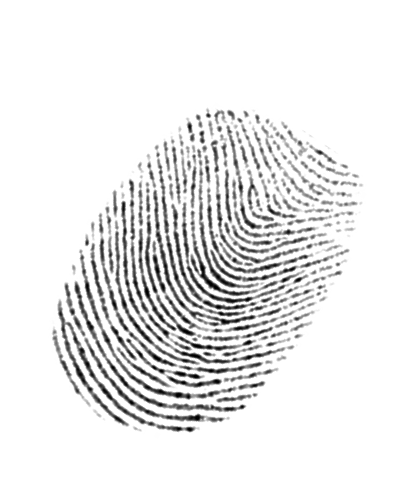
#> input picture images/01_m145deg.bmp, 400 x 500 px
$ python fp-contours.py   (Python 2 division)   (older library calls are emulated)
#> lines starting #> are read from the running program, lines starting #| are printed output that depends on the picture; after the words box and inside, x2 and y2 are one past the last pixel; in counts of white or black regions, pixels touching at a corner belong together
import cv2
import numpy as np
from math import sqrt

def distance(a, b):
	dist = sqrt((a[0]-b[0])**2 + (a[1]-b[1])**2)
	return dist

def get_rectangle_dimentions(box, angle):
	#receives two values, return height = largest number and width = smallest
	side_a = distance(box[0], box[1])
	side_b = distance(box[1], box[2])

	#calculate w and h
	if side_a > side_b:
		h = side_a
		w = side_b
	else:
		h = side_b
		w = side_a

	#calculate angle
	if side_a < side_b:
		ret_angle = 90.00 + angle
	else:
		ret_angle = angle

	return w,h, ret_angle

def fix_rotation(img):
	fp_contour = get_fingerprint_contour(img)
	rect = cv2.minAreaRect(fp_contour)
	box = cv2.boxPoints(rect)
	w,h,angle = get_rectangle_dimentions(box, rect[2])

	rotations = []
	rows,cols = img.shape[0], img.shape[1]

	# Obtener la imagen rotada 1/2
	M = cv2.getRotationMatrix2D((cols/2,rows/2),angle,1)
	img_rot = cv2.warpAffine(img,M,(cols,rows))
	img_crop = crop_min_area_rect(img_rot,box,M)
	rotations.append(img_crop)

	# Obtener la imagen rotada 2/2
	M = cv2.getRotationMatrix2D((cols/2,rows/2),angle+180,1)
	img_rot = cv2.warpAffine(img,M,(cols,rows))
	img_crop = crop_min_area_rect(img_rot,box,M)
	rotations.append(img_crop)


	return rotations

def get_fingerprint_contour(img):
	kernel = cv2.getStructuringElement(cv2.MORPH_ELLIPSE, (36,36))

	#Use the inverse image
	img = cv2.bitwise_not(img)
	# Otsu-s is the best for TH because of bimodal histogram
	ret,img = cv2.threshold(img, 127, 255,cv2.THRESH_BINARY + cv2.THRESH_OTSU)
	#cv2.imshow('th', img)
	# make fingerprint bigger so we can generate only one contour (retr external)
	img = cv2.dilate(img, kernel, iterations = 1)
	_, contours, hierarchy = cv2.findContours(img, cv2.RETR_EXTERNAL, cv2.CHAIN_APPROX_SIMPLE)
	#cv2.imshow('dilate', img)
	# Find the index of the largest contour
	areas = []
	for c in contours:
		areas.append(cv2.contourArea(c))
	max_index = np.argmax(areas)
	largest_area = contours[max_index]

	return largest_area

def crop_min_area_rect(img,box,M):

	# rotate bounding box
	pts = np.int0(cv2.transform(np.array([box]), M))[0]
	pts[pts < 0] = 0

	# get min and max values for x and y
	min_val = np.amin(pts, axis=0)
	max_val = np.amax(pts, axis=0)

	# crop
	img_crop = img[min_val[1]:max_val[1], min_val[0]:max_val[0]]

	return img_crop

def copy_image_centered(small, big):
	# paste small img in the center of big
	x_pos = (big.shape[1] / 2) - (small.shape[1] / 2)
	y_pos = (big.shape[0] / 2) - (small.shape[0] / 2)
	big[y_pos:y_pos + small.shape[0], x_pos:x_pos + small.shape[1]] = small
	return big

#def save_image(image):


########################################################################
# MAIN
########################################################################

#https://www.packtpub.com/books/content/fingerprint-detection-using-opencv-3

original = cv2.imread('images/01_m145deg.bmp',1)
#> original is the input picture: shape (500, 400, 3); min 0, max 255, mean 234.2
original = cv2.cvtColor(original,cv2.COLOR_BGR2GRAY)
#> original: shape (500, 400)

#create new blank image
work_img = np.zeros((original.shape[0]*2, original.shape[1]*2,3), np.uint8)
work_img[:] = (255,255,255)
work_img = cv2.cvtColor(work_img,cv2.COLOR_BGR2GRAY)

work_img = copy_image_centered(original, work_img)
#> in copy_image_centered, `big[y_pos:y_pos + small.shape[0], x_pos:x_pos + small.shape[1]] = small`:
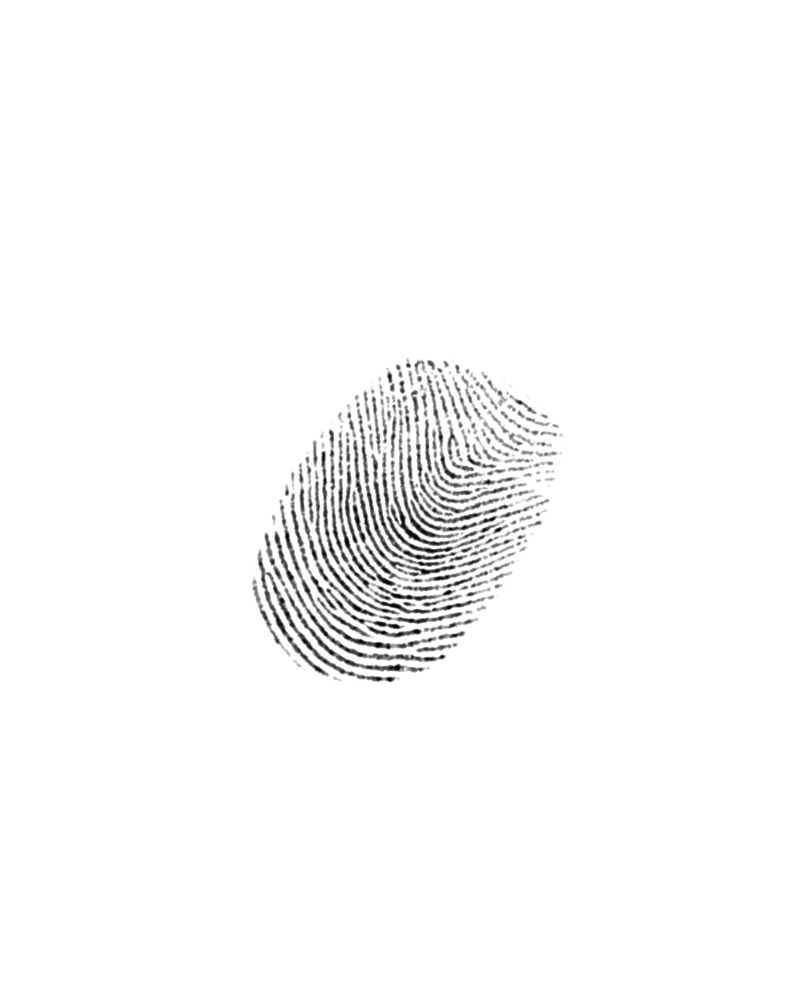
#> big: shape (1000, 800); min 0, max 255, mean 249.8
rotated = fix_rotation(work_img)
#> in get_fingerprint_contour, `ret,img = cv2.threshold(img, 127, 255,cv2.THRESH_BINARY + cv2.THRESH_O..`:
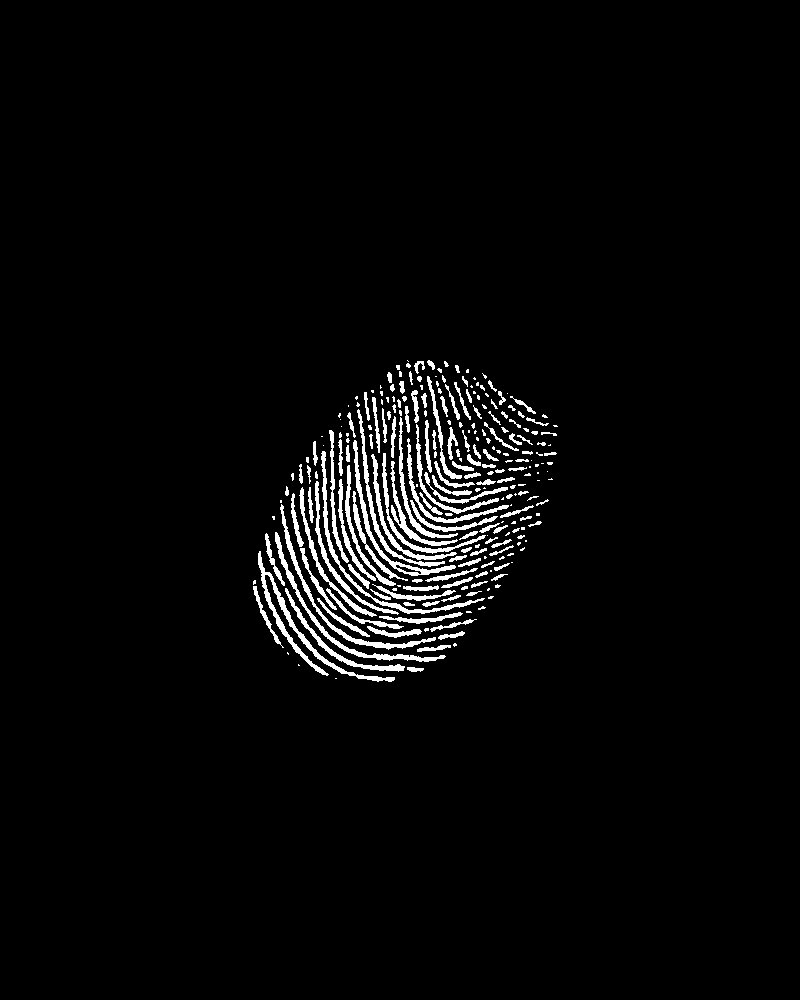
#> img: shape (1000, 800); 3.1% white; 256 white regions (113 under 20 px), largest, box (x1, y1, x2, y2) and area: (258, 551, 395, 682) 1414, (275, 532, 446, 662) 1028, (321, 451, 485, 614) 1010
#> in get_fingerprint_contour, `ret,img = cv2.threshold(img, 127, 255,cv2.THRESH_BINARY + cv2.THRESH_O..`: ret = 72
#> in get_fingerprint_contour, `img = cv2.dilate(img, kernel, iterations = 1)`:
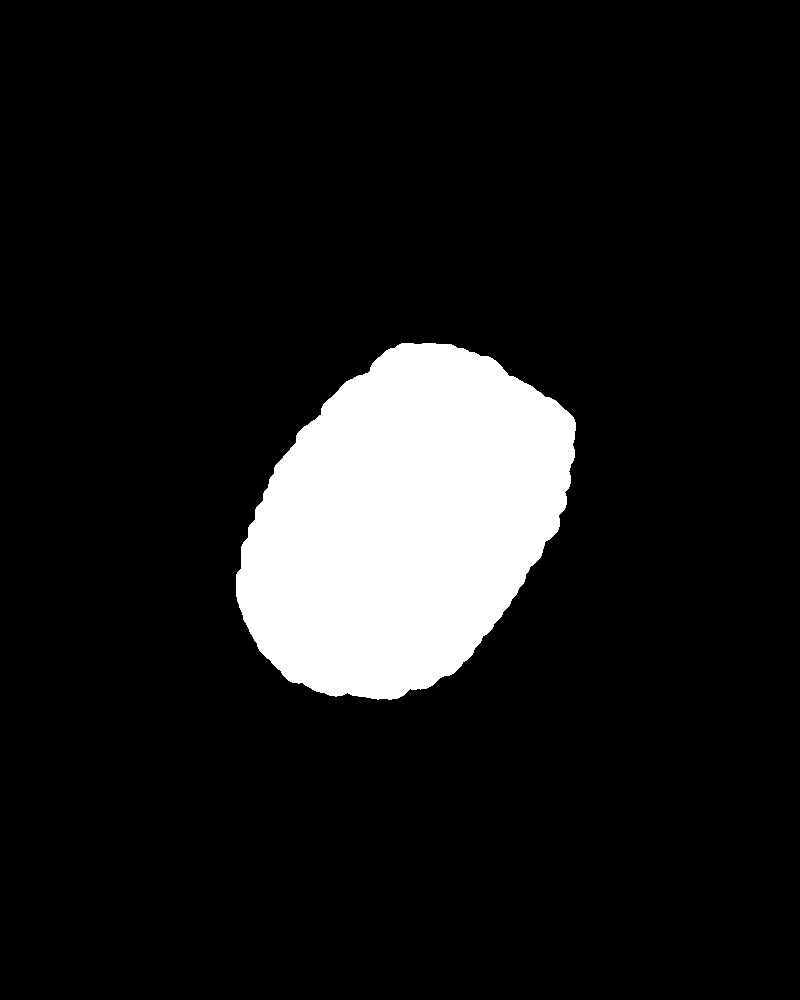
#> img: shape (1000, 800); 10.7% white; 1 white region
#> in get_fingerprint_contour, `_, contours, hierarchy = cv2.findContours(img, cv2.RETR_EXTERNAL, cv2...`: contours = 1 contour; box (x1, y1, x2, y2) and area: (236, 343, 576, 700) 85444
#> the loop in get_fingerprint_contour, `for c in contours:` made 1 pass
#> after the loop in get_fingerprint_contour, `for c in contours:`: areas = [85443.5]
#> in get_fingerprint_contour, `max_index = np.argmax(areas)`: max_index = 0
#> in get_fingerprint_contour, `largest_area = contours[max_index]`: largest_area = contour of 419 points, box (x1, y1, x2, y2) (236, 343, 576, 700), area 85444
#> in fix_rotation, `fp_contour = get_fingerprint_contour(img)`: fp_contour has the same summary as largest_area in get_fingerprint_contour
#> in fix_rotation, `rect = cv2.minAreaRect(fp_contour)`: rect = ((398.8, 524.8), (381.1, 272.4), -56.31)
#> in fix_rotation, `box = cv2.boxPoints(rect)`: box = [[406.4, 758.9], [179.8, 607.8], [391.2, 290.8], [617.8, 441.8]]
#> in distance, `dist = sqrt((a[0]-b[0])**2 + (a[1]-b[1])**2)`: dist = 272.4
#> in get_rectangle_dimentions, `side_b = distance(box[1], box[2])`: side_b = 381.1
#> in get_rectangle_dimentions, `w = side_a`: w = 272.4
#> in fix_rotation, `w,h,angle = get_rectangle_dimentions(box, rect[2])`: h = 381.1; angle = 33.69
#> in fix_rotation, `M = cv2.getRotationMatrix2D((cols/2,rows/2),angle,1)`: M = [[0.832, 0.555, -210.2], [-0.555, 0.832, 305.9]]
#> in fix_rotation, `img_rot = cv2.warpAffine(img,M,(cols,rows))`:
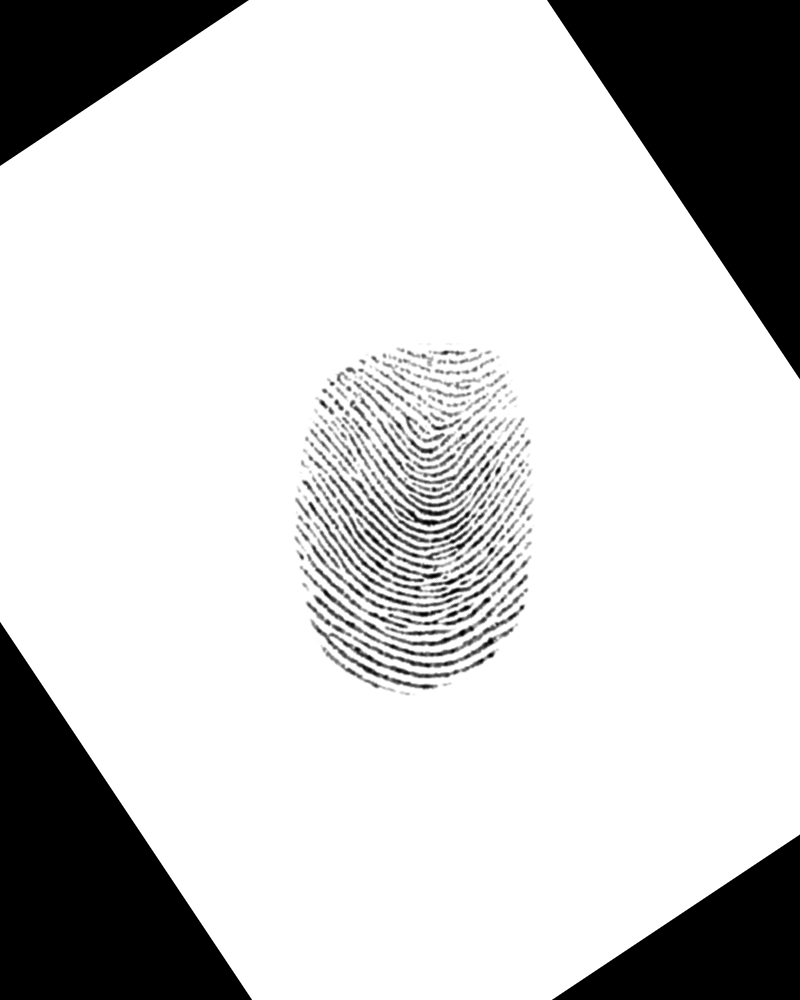
#> img_rot: shape (1000, 800); min 0, max 255, mean 206.2
#> in crop_min_area_rect, `pts = np.int0(cv2.transform(np.array([box]), M))[0]`: pts = [[548, 711], [276, 711], [276, 330], [548, 330]]
#> in crop_min_area_rect, `min_val = np.amin(pts, axis=0)`: min_val = [276, 330]
#> in crop_min_area_rect, `max_val = np.amax(pts, axis=0)`: max_val = [548, 711]
#> in crop_min_area_rect, `img_crop = img[min_val[1]:max_val[1], min_val[0]:max_val[0]]`:
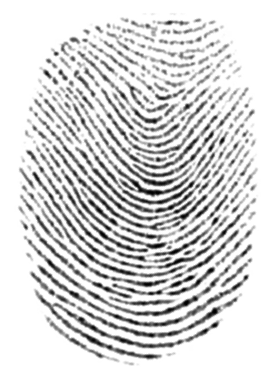
#> img_crop: shape (381, 272); min 0, max 255, mean 214.8
#> in fix_rotation, `M = cv2.getRotationMatrix2D((cols/2,rows/2),angle+180,1)`: M = [[-0.832, -0.555, 1010.2], [0.555, -0.832, 694.1]]
#> in fix_rotation, `img_rot = cv2.warpAffine(img,M,(cols,rows))`:
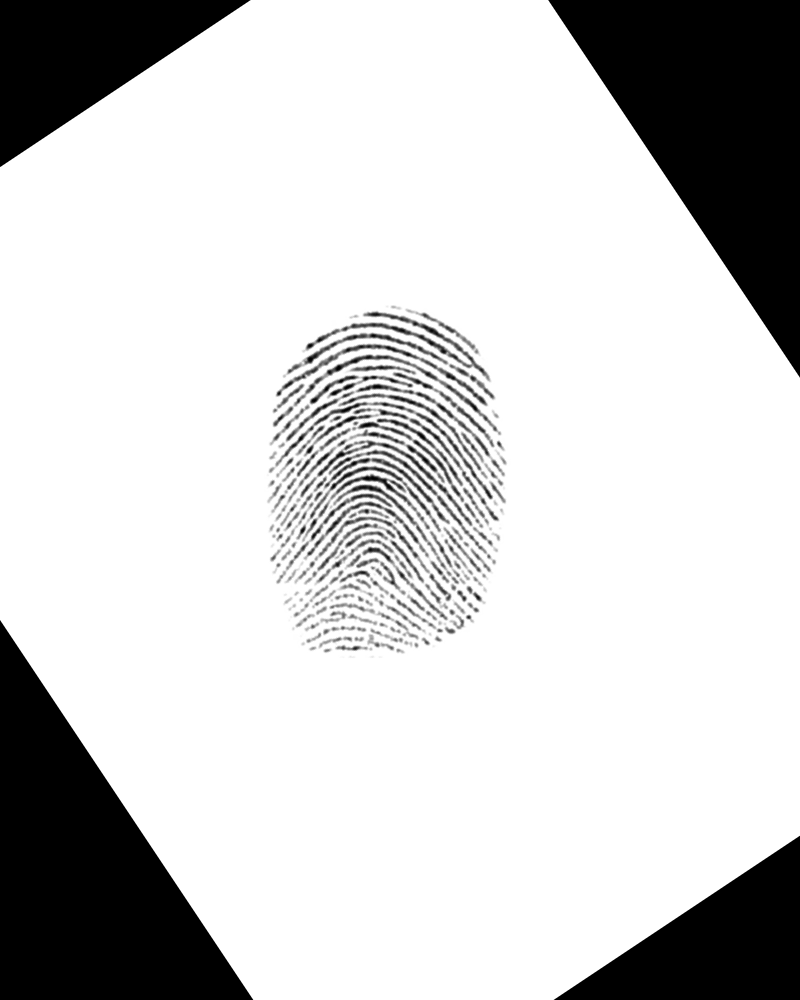
#> img_rot: shape (1000, 800); min 0, max 255, mean 206.2
#> in crop_min_area_rect (call 2), `pts = np.int0(cv2.transform(np.array([box]), M))[0]`: pts = [[251, 288], [523, 288], [523, 669], [251, 669]]
#> in crop_min_area_rect (call 2), `min_val = np.amin(pts, axis=0)`: min_val = [251, 288]
#> in crop_min_area_rect (call 2), `max_val = np.amax(pts, axis=0)`: max_val = [523, 669]
#> in crop_min_area_rect (call 2), `img_crop = img[min_val[1]:max_val[1], min_val[0]:max_val[0]]`:
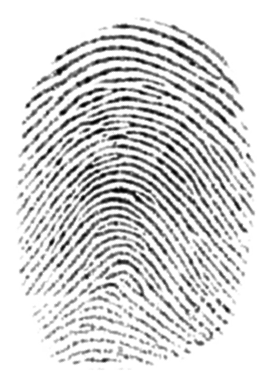
#> img_crop: shape (381, 272); min 0, max 255, mean 214.8
#> rotated = 2 items


cv2.imshow('original',original)
#cv2.imshow('big',work_img)
cv2.imshow('rotated 1', rotated[0])
cv2.imshow('rotated 2', rotated[1])
cv2.waitKey(0)
cv2.destroyAllWindows()

$ run again, with images/01.bmp copied over images/01_m145deg.bmp
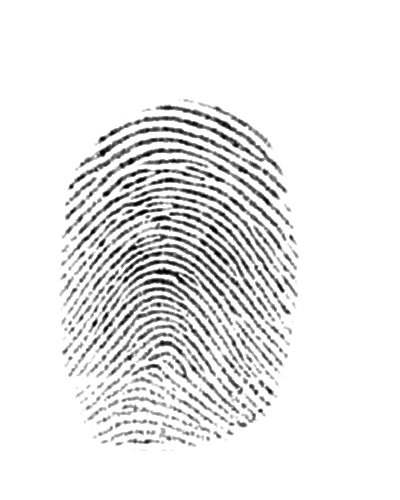
#> input picture images/01.bmp, 400 x 500 px
#> original is the input picture: shape (500, 400, 3); min 0, max 255, mean 234.3
#> original: shape (500, 400)
#> in get_fingerprint_contour, `ret,img = cv2.threshold(img, 127, 255,cv2.THRESH_BINARY + cv2.THRESH_O..`:
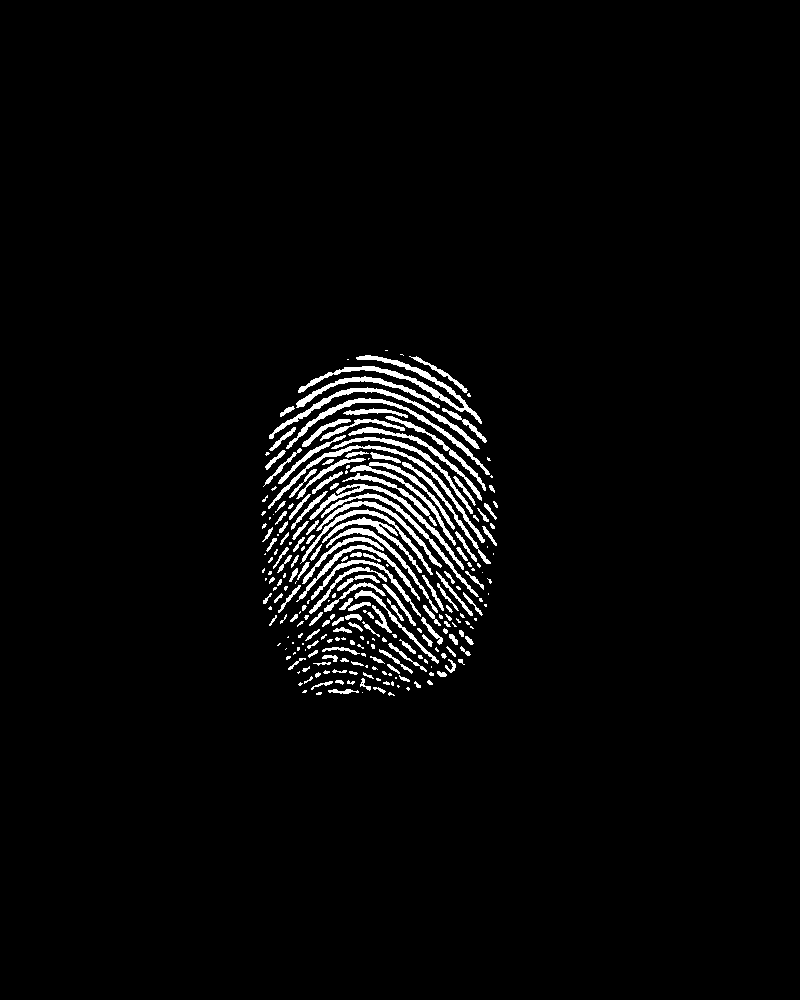
#> img: shape (1000, 800); 3.2% white; 249 white regions (104 under 20 px), largest, box (x1, y1, x2, y2) and area: (298, 355, 482, 424) 1447, (269, 387, 480, 449) 1046, (268, 445, 485, 543) 1035
#> ret = 72
#> contours = 1 contour; box (x1, y1, x2, y2) and area: (244, 333, 516, 714) 85481
#> the loop in get_fingerprint_contour, `for c in contours:` made 1 pass
#> after the loop in get_fingerprint_contour, `for c in contours:`: areas = [85481]
#> max_index = 0
#> largest_area = contour of 424 points, box (x1, y1, x2, y2) (244, 333, 516, 714), area 85481
#> fp_contour has the same summary as largest_area in get_fingerprint_contour
#> rect = ((379.5, 523), (380, 271), -90)
#> box = [[515, 713], [244, 713], [244, 333], [515, 333]]
#> dist = 271
#> side_b = 380
#> in get_rectangle_dimentions, `w = side_a`: w = 271
#> in fix_rotation, `w,h,angle = get_rectangle_dimentions(box, rect[2])`: h = 380; angle = 0
#> in fix_rotation, `M = cv2.getRotationMatrix2D((cols/2,rows/2),angle,1)`: M = [[1, 0, 0], [0, 1, 0]]
#> pts = [[515, 713], [244, 713], [244, 333], [515, 333]]
#> min_val = [244, 333]
#> max_val = [515, 713]
#> in fix_rotation, `M = cv2.getRotationMatrix2D((cols/2,rows/2),angle+180,1)`: M = [[-1, 1.22e-16, 800], [-1.22e-16, -1, 1000]]
#> pts = [[285, 287], [556, 287], [556, 667], [285, 667]]
#> min_val = [285, 287]
#> max_val = [556, 667]
#> in crop_min_area_rect (call 2), `img_crop = img[min_val[1]:max_val[1], min_val[0]:max_val[0]]`:
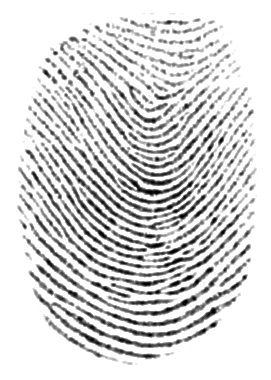
#> img_crop: shape (380, 271); min 0, max 255, mean 214.9
#> rotated = 2 items
